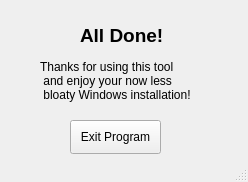
<?xml version="1.0" encoding="UTF-8"?>
<ui version="4.0">
 <class>done</class>
 <widget class="QMainWindow" name="done">
  <property name="geometry">
   <rect>
    <x>0</x>
    <y>0</y>
    <width>248</width>
    <height>182</height>
   </rect>
  </property>
  <property name="windowTitle">
   <string>All Done!</string>
  </property>
  <property name="windowIcon">
   <iconset>
    <normaloff>src/icon.png</normaloff>src/icon.png</iconset>
  </property>
  <widget class="QWidget" name="centralwidget">
   <widget class="QLabel" name="label">
    <property name="geometry">
     <rect>
      <x>80</x>
      <y>20</y>
      <width>91</width>
      <height>31</height>
     </rect>
    </property>
    <property name="text">
     <string>&lt;html&gt;&lt;head/&gt;&lt;body&gt;&lt;p&gt;&lt;span style=&quot; font-size:14pt; font-weight:600;&quot;&gt;All Done!&lt;/span&gt;&lt;/p&gt;&lt;/body&gt;&lt;/html&gt;</string>
    </property>
   </widget>
   <widget class="QLabel" name="label_2">
    <property name="geometry">
     <rect>
      <x>40</x>
      <y>50</y>
      <width>171</width>
      <height>61</height>
     </rect>
    </property>
    <property name="text">
     <string>Thanks for using this tool
 and enjoy your now less
 bloaty Windows installation!</string>
    </property>
   </widget>
   <widget class="QPushButton" name="pushButton">
    <property name="geometry">
     <rect>
      <x>70</x>
      <y>120</y>
      <width>91</width>
      <height>34</height>
     </rect>
    </property>
    <property name="text">
     <string>Exit Program</string>
    </property>
   </widget>
  </widget>
  <widget class="QStatusBar" name="statusbar"/>
 </widget>
 <resources/>
 <connections/>
</ui>
